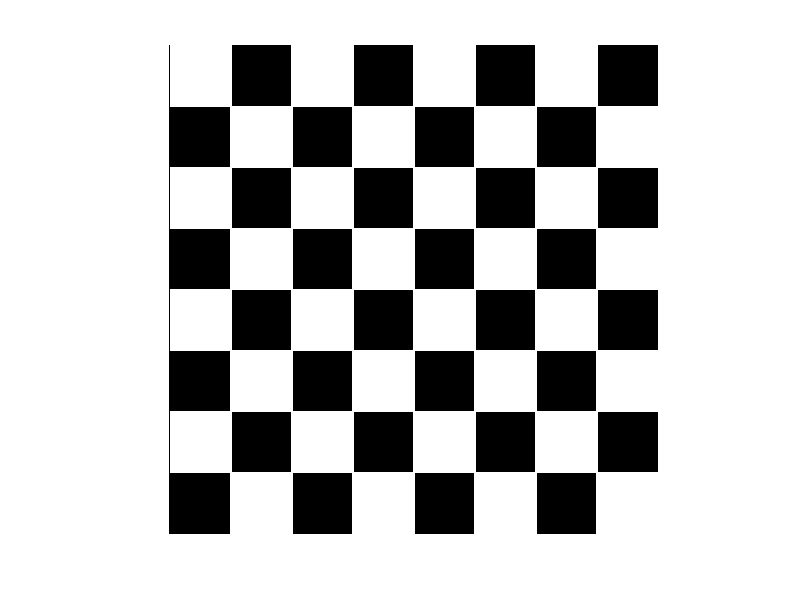

This figure's MATLAB source:
chess=zeros(400,400);

for i=1:100:400
  for j=1:100:400
    chess(i:i+50,j:j+50)=255;
  endfor
endfor

for i=51:100:400
  for j=51:100:400
    chess(i:i+50,j:j+50)=255;
  endfor
endfor

imshow(chess);
